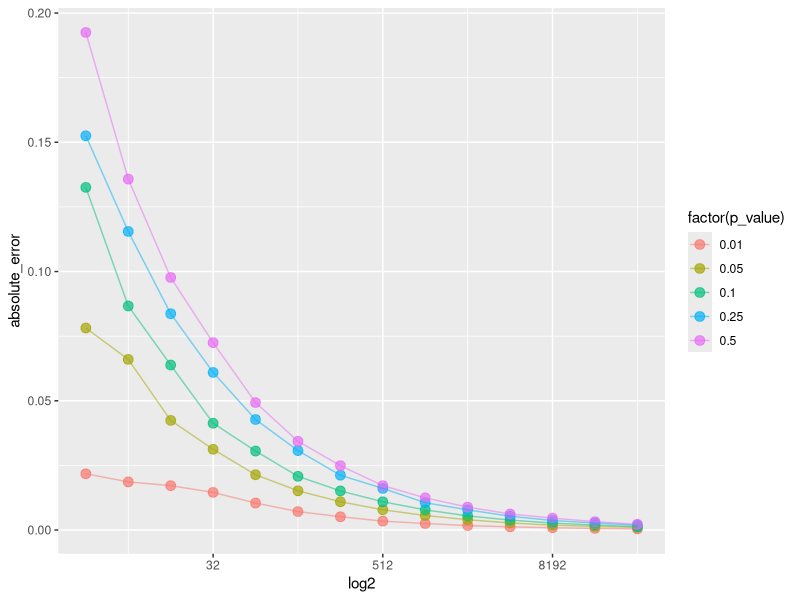
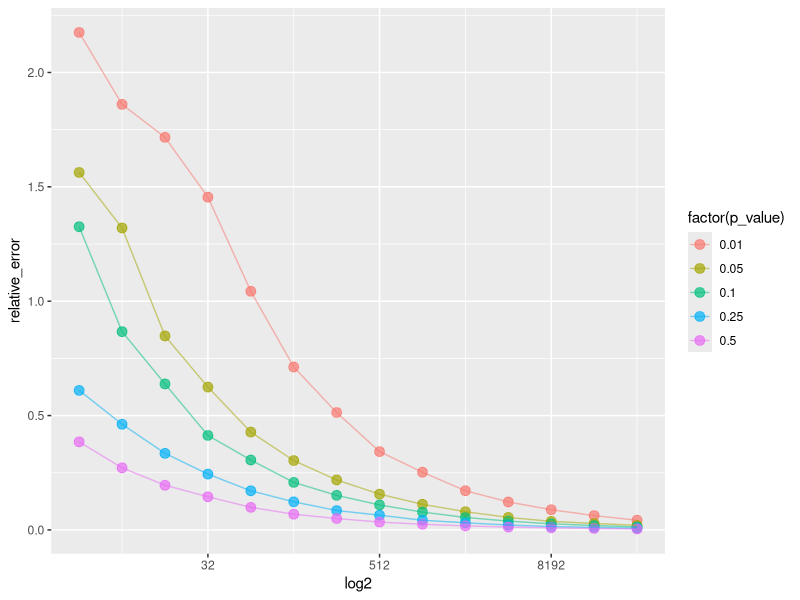

These charts were generated, in order, by the following R code:
## ---- chunk 1
knitr::opts_chunk$set(echo = TRUE)
## ---- chunk 2
library(dplyr)
library(tidyverse)
library(ggplot2)
## ---- chunk 3
  n = 1000
  absolute_error <- c()
  relative_error <- c()
  w <- c()
  log2 <- c()
  sum <- c()
  
  
  # Create row names
  p_value <- c(0.01, 0.05, 0.10, 0.25, 0.50)
  
  # Create column names
  a <- 2
  i <- seq(1, 14, 1)
  col <- a*2^i
  
  #p <- rep(NA, times = 14)
  #sum <- cbind(sum_absolute, p)
  
  for(q in 1:length(p_value)){
    for(p in 1:14){
      prob_hat <- rbinom(n, col[p], p_value[q]) / col[p]
      abe <- mean(abs(prob_hat - p_value[q]))
      ree <- mean((abs(prob_hat - p_value[q]) / p_value[q]))
      absolute_error <- append(absolute_error, abe)
      relative_error <- append(relative_error, ree)
      log2 <- append(log2, col[p])
      w <- append(w, p_value[q])
    }
    sum$log2 <- c(log2)
    sum$p_value <- c(w)
    sum$absolute_error <- c(absolute_error)
    sum$relative_error <- c(relative_error)
  }


  (sum <- data.frame(sum))

## ---- chunk 4
ab <- ggplot(sum, aes(x = log2, y = absolute_error,color=factor(p_value)))
ab + geom_point(size = 3, alpha = 0.7) +
  geom_line(alpha = 0.5) +
  scale_x_continuous(trans = "log2")
## ---- chunk 5
re <- ggplot(sum, aes(x = log2, y = relative_error,color=factor(p_value)))
re + geom_point(size = 3, alpha = 0.7) +
  geom_line(alpha = 0.5) +
  scale_x_continuous(trans = "log2")
